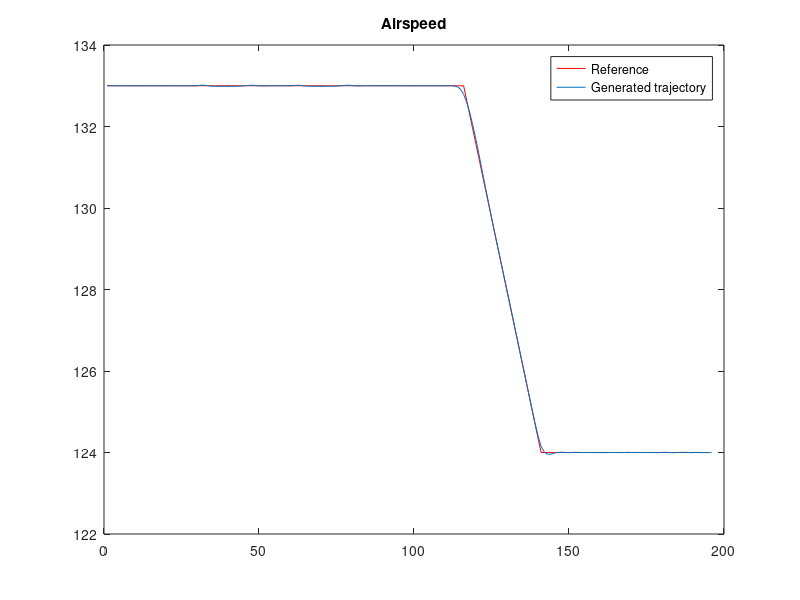
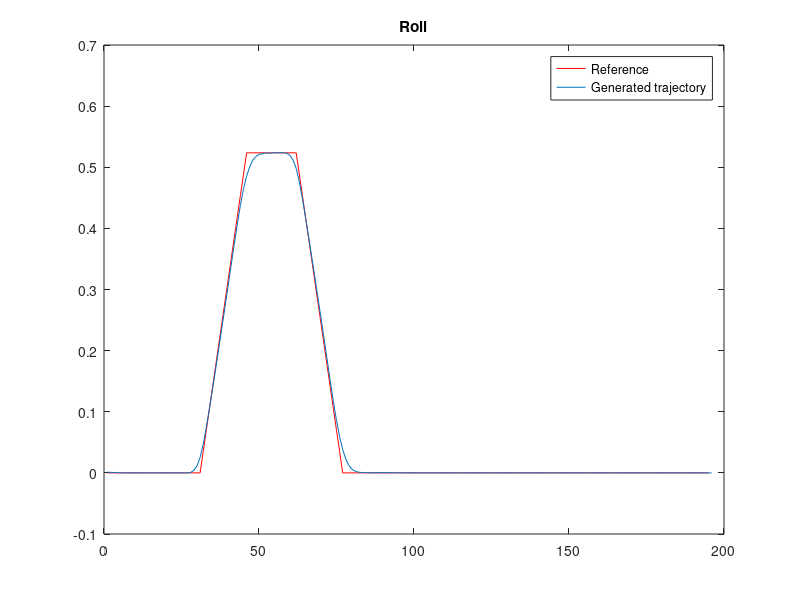

Write MATLAB code to recreate these figures, in order. (Note: this script raises an error after producing the figures.)
clear all;  close all;
randn('state', 0);

%% load data and simplify notation
load datB747
nx = dat.dim.nx;
nu = dat.dim.nu;
N = dat.time.N;
SimTime = dat.time.sim;
dxs = dat.ss.x;
dus = dat.ss.u;
umax = dat.constraints.ulims_max;
umin = dat.constraints.ulims_min;
Q = dat.cost.Q;
R = dat.cost.R;
P = dat.cost.P;
A = dat.model.A;
B = dat.model.B;
X = dat.track.x;
U = dat.track.u;
XINIT = dat.XINIT;
l = dat.l;
L = dat.L;

%% Plotting
figure;
plot(133+dxs(4,:),'r');
hold
plot(133+X(4,:));   
h1leg = legend('Reference', 'Generated trajectory');
h1title = title('Airspeed');
    
figure;
plot(dxs(7,:),'r');
hold
plot(X(7,:));
h1leg = legend('Reference', 'Generated trajectory');
h1title = title('Roll');



%% ----------------------------------------------
%% Solve w/ splitting methods - MPC for tracking
%% ----------------------------------------------
fcnList_MPC = { @templateAMA, @templateFAMA, @templatePrFAMA };

clear settings;
clear ITER_COUNT;

%% Iterate over the algorithms
for kkk = 1:length(fcnList_MPC)
    % Global settings for solver
    settings.maxItr = 1e3;
    settings.dualTol = 1e-3;
    settings.primalTol = 1e-3;
    if (kkk==1) % AMA w/o preconditioning
    elseif (kkk==2) % FAMA w/o preconditioning
        settings.restart = 'yes';
    elseif (kkk==3) % FAMA w/ preconditioning
        [settings.dualPrec] = precAMA(dat); 
        settings.rho = 1;
        settings.restart = 'yes';
    end
    
    % save optimal x and u for each method
    fom.x{kkk} = []; 
    fama.x{kkk,1} = XINIT;
    fom.u{kkk} = [];
    fama.u{kkk} = [];
    
    %% Receding horizon control
    for ttt = 1:SimTime-2*N   
        if ttt == 1
            xinit = XINIT;
        end

        % Solve
        %%%%%%%%%%%%%%%%%%%%%%%%%%%%%%%%%%%%%%%%%%%%%%%%%%%%%%%%%%%%%%
        % FILL IN THE FUNCTIONS
        [sol, stats, stats_plot] =...
            fcnList_MPC{kkk}(dat,reshape(dxs(:,ttt:ttt+N),(N+1)*nx,1),...
            reshape(dus(:,ttt:ttt+N-1),N*nu,1),xinit,settings);
       %%%%%%%%%%%%%%%%%%%%%%%%%%%%%%%%%%%%%%%%%%%%%%%%%%%%%%%%%%%%%%%%% 
        % Recover optimal closed loop trajectories
        fom.x{kkk} = reshape(sol.x(1:(N+1)*nx),nx,N+1);
        fama.x{kkk} = [fama.x{kkk} fom.x{kkk}(:,2)];
        fom.u{kkk} = reshape(sol.x((N+1)*nx+1:end),nu,N);
        fama.u{kkk} = [fama.u{kkk} fom.u{kkk}(:,1)];
        
        if (ttt==SimTime-2*N)
            fom.x{kkk} = reshape(sol.x(1:(N+1)*nx),nx,N+1);
            fama.x{kkk} = [fama.x{kkk} fom.x{kkk}(:,2:end)];
            fom.u{kkk} = reshape(sol.x((N+1)*nx+1:end),nu,N);
            fama.u{kkk} = [fama.u{kkk} fom.u{kkk}]; 
        end
        
        xinit = fom.x{kkk}(:,2)+1e-3*(-1+2*rand)*fom.x{kkk}(:,2); % perturbed initial state
        SOL{kkk,ttt} = sol;
        ITER_COUNT(kkk,ttt) = stats.numiter;
        STATS_PLOT{kkk,ttt,:} = stats_plot;
        ITER_COUNT(kkk,ttt)   = stats.numiter;
        DUAL_RESIDUAL(kkk,ttt) = sqrt(stats.rDual);
        ACTIVE_CONSTRAINTS(kkk,ttt) = sum(abs(sol.lam) > 1e-3);
    end
    %% Keep statistics for each algorithm
    ERROR(kkk) = norm([fama.x{kkk}] - X)  / norm(X);
    ITERS(kkk) = mean(ITER_COUNT(kkk,:));

    % forward simulate system with saturated (sub)optimal input sequence
    fama.u{kkk} = min(repmat(umax,1,195),max(fama.u{kkk},repmat(umin,1,195)));
    fama.x{kkk}(:,1) = XINIT;
    for ttt=1:195
        fama.x{kkk}(:,ttt+1) = A*fama.x{kkk}(:,ttt) + B*fama.u{kkk}(:,ttt);
    end

    fama.x{kkk}(4,:) = 133+fama.x{kkk}(4,:);
    fama.x{kkk}(7,:) = (180/pi)*fama.x{kkk}(7,:);
    fama.x{kkk}(8,:) = (180/pi)*fama.x{kkk}(8,:);
    Xorig(4,:) = 133+X(4,:);
    Xorig(7,:) = (180/pi)*X(7,:);
    Xorig(8,:) = (180/pi)*X(8,:);

    %% Plotting
    figure;
    plot(133+dxs(4,:),'r');
    hold
    plot(Xorig(4,:));   
    plot(fama.x{kkk}(4,:)); 
    h1leg = legend('Reference', 'IP solver', 'FAMA');
    h1title = title('Airspeed');

    figure;
    plot((180/pi)*dxs(7,:),'r');
    hold
    plot(Xorig(7,:));
    plot(fama.x{kkk}(7,:));
    h1leg = legend('Reference', 'IP solver', 'FAMA');
    h1title = title('Roll');
    pause;
end
fprintf('\n')
X_MPC = fom.x;
U_MPC = fom.u;
ERROR_MPC = ERROR;
ITERS_MPC = ITERS;

%% Plotting
figure(1);
hold on;
plot(1e3*X(7,:), 'k', 'LineWidth', 2);
plot(ITER_COUNT(1,:), '--g','LineWidth', 1.5);
plot(ITER_COUNT(2,:), '--b','LineWidth', 1.5);
plot(ITER_COUNT(3,:), '--r','LineWidth', 1.5);
hold off;
h1y = ylabel('No. of iterations'); h1x = xlabel('Time');
h1t = title('Iterations per problem');
h1leg = legend('Roll reference', 'AMA', 'FAMA', 'PrecFAMA');
set(h1t, 'FontSize', 14);